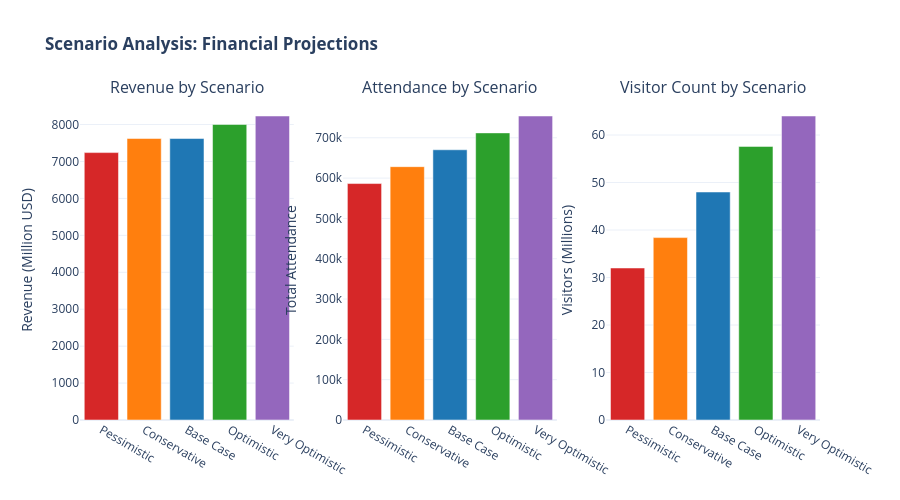

Notebook source saved alongside this figure:
### Markdown cell above
## 3. Scenario Analysis Dashboard

### Code cell
# Scenario data
scenarios_data = {
    'Scenario': ['Pessimistic', 'Conservative', 'Base Case', 'Optimistic', 'Very Optimistic'],
    'Revenue_M': [7240, 7621, 7621, 8002, 8231],
    'Attendance': [586485, 628377, 670269, 712161, 754052],
    'Visitors_M': [32.0, 38.4, 48.0, 57.6, 64.0]
}
scenarios_df = pd.DataFrame(scenarios_data)

# Create subplots for scenarios
fig = make_subplots(
    rows=1, cols=3,
    subplot_titles=('Revenue by Scenario', 'Attendance by Scenario', 'Visitor Count by Scenario'),
    specs=[[{}, {}, {}]]
)

colors_scenario = ['#d62728', '#ff7f0e', '#1f77b4', '#2ca02c', '#9467bd']

# Revenue
fig.add_trace(
    go.Bar(
        x=scenarios_df['Scenario'],
        y=scenarios_df['Revenue_M'],
        marker_color=colors_scenario,
        hovertemplate='<b>%{x}</b><br>Revenue: $%{y:,.0f}M<extra></extra>',
        showlegend=False
    ),
    row=1, col=1
)

# Attendance
fig.add_trace(
    go.Bar(
        x=scenarios_df['Scenario'],
        y=scenarios_df['Attendance'],
        marker_color=colors_scenario,
        hovertemplate='<b>%{x}</b><br>Attendance: %{y:,.0f}<extra></extra>',
        showlegend=False
    ),
    row=1, col=2
)

# Visitors
fig.add_trace(
    go.Bar(
        x=scenarios_df['Scenario'],
        y=scenarios_df['Visitors_M'],
        marker_color=colors_scenario,
        hovertemplate='<b>%{x}</b><br>Visitors: %{y:.1f}M<extra></extra>',
        showlegend=False
    ),
    row=1, col=3
)

fig.update_yaxes(title_text='Revenue (Million USD)', row=1, col=1)
fig.update_yaxes(title_text='Total Attendance', row=1, col=2)
fig.update_yaxes(title_text='Visitors (Millions)', row=1, col=3)

fig.update_layout(
    title='<b>Scenario Analysis: Financial Projections</b>',
    height=500,
    template='plotly_white',
    showlegend=False
)

fig.show()
fig.write_html('../data/processed/03_scenario_analysis.html')
print("✅ Scenario analysis dashboard saved!")

### Figure 1 — Plotly figure (JSON) as saved in the notebook; plotly's stock layout.template omitted (floating-point values rounded to 4 significant figures)
{"data": [{"hovertemplate": "<b>%{x}</b><br>Revenue: $%{y:,.0f}M<extra></extra>", "marker": {"color": ["#d62728", "#ff7f0e", "#1f77b4", "#2ca02c", "#9467bd"]}, "showlegend": false, "type": "bar", "x": ["Pessimistic", "Conservative", "Base Case", "Optimistic", "Very Optimistic"], "xaxis": "x", "y": [7240, 7621, 7621, 8002, 8231], "yaxis": "y"}, {"hovertemplate": "<b>%{x}</b><br>Attendance: %{y:,.0f}<extra></extra>", "marker": {"color": ["#d62728", "#ff7f0e", "#1f77b4", "#2ca02c", "#9467bd"]}, "showlegend": false, "type": "bar", "x": ["Pessimistic", "Conservative", "Base Case", "Optimistic", "Very Optimistic"], "xaxis": "x2", "y": [586485, 628377, 670269, 712161, 754052], "yaxis": "y2"}, {"hovertemplate": "<b>%{x}</b><br>Visitors: %{y:.1f}M<extra></extra>", "marker": {"color": ["#d62728", "#ff7f0e", "#1f77b4", "#2ca02c", "#9467bd"]}, "showlegend": false, "type": "bar", "x": ["Pessimistic", "Conservative", "Base Case", "Optimistic", "Very Optimistic"], "xaxis": "x3", "y": [32.0, 38.4, 48.0, 57.6, 64.0], "yaxis": "y3"}], "layout": {"annotations": [{"font": {"size": 16}, "showarrow": false, "text": "Revenue by Scenario", "x": 0.1444, "xanchor": "center", "xref": "paper", "y": 1, "yanchor": "bottom", "yref": "paper"}, {"font": {"size": 16}, "showarrow": false, "text": "Attendance by Scenario", "x": 0.5, "xanchor": "center", "xref": "paper", "y": 1, "yanchor": "bottom", "yref": "paper"}, {"font": {"size": 16}, "showarrow": false, "text": "Visitor Count by Scenario", "x": 0.8556, "xanchor": "center", "xref": "paper", "y": 1, "yanchor": "bottom", "yref": "paper"}], "height": 500, "showlegend": false, "title": {"text": "<b>Scenario Analysis: Financial Projections</b>"}, "xaxis": {"anchor": "y", "domain": [0, 0.2889]}, "xaxis2": {"anchor": "y2", "domain": [0.3556, 0.6444]}, "xaxis3": {"anchor": "y3", "domain": [0.7111, 1]}, "yaxis": {"anchor": "x", "domain": [0, 1], "title": {"text": "Revenue (Million USD)"}}, "yaxis2": {"anchor": "x2", "domain": [0, 1], "title": {"text": "Total Attendance"}}, "yaxis3": {"anchor": "x3", "domain": [0, 1], "title": {"text": "Visitors (Millions)"}}}}
